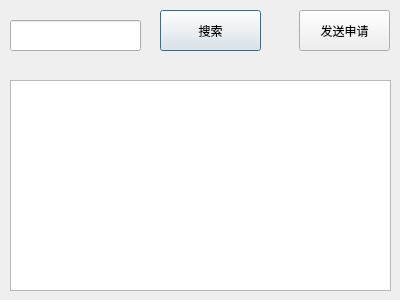
<?xml version="1.0" encoding="UTF-8"?>
<ui version="4.0">
 <class>AddFriend</class>
 <widget class="QDialog" name="AddFriend">
  <property name="geometry">
   <rect>
    <x>0</x>
    <y>0</y>
    <width>400</width>
    <height>300</height>
   </rect>
  </property>
  <property name="windowTitle">
   <string>Dialog</string>
  </property>
  <widget class="QPushButton" name="pushButton">
   <property name="geometry">
    <rect>
     <x>160</x>
     <y>10</y>
     <width>101</width>
     <height>41</height>
    </rect>
   </property>
   <property name="text">
    <string>搜索</string>
   </property>
  </widget>
  <widget class="QLineEdit" name="lineEdit">
   <property name="geometry">
    <rect>
     <x>10</x>
     <y>20</y>
     <width>131</width>
     <height>31</height>
    </rect>
   </property>
  </widget>
  <widget class="QTextEdit" name="textEdit">
   <property name="geometry">
    <rect>
     <x>10</x>
     <y>80</y>
     <width>381</width>
     <height>211</height>
    </rect>
   </property>
  </widget>
  <widget class="QPushButton" name="pushButton_2">
   <property name="geometry">
    <rect>
     <x>299</x>
     <y>10</y>
     <width>91</width>
     <height>41</height>
    </rect>
   </property>
   <property name="text">
    <string>发送申请</string>
   </property>
  </widget>
 </widget>
 <resources/>
 <connections/>
</ui>
